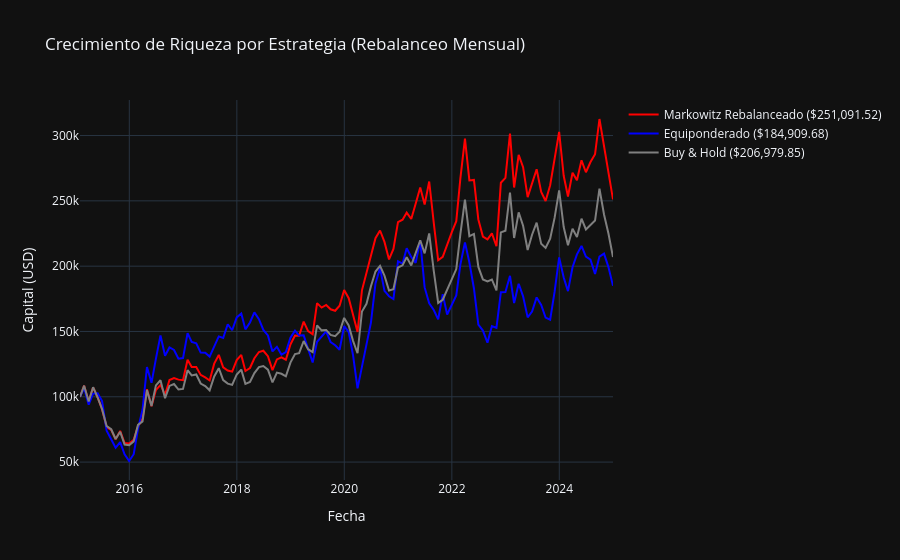
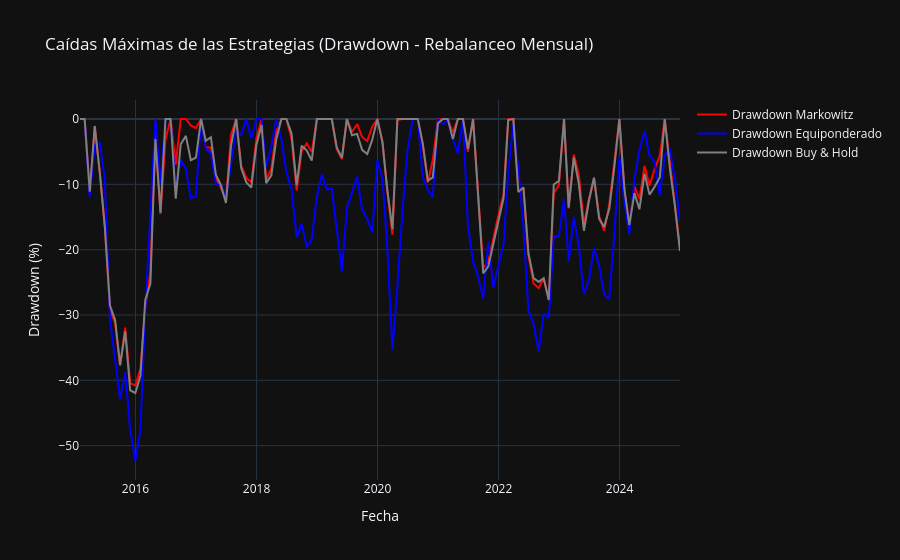

The notebook cell these images were saved under, in order:
### Markdown cell above
## 6. Simulación de Evolución de Riqueza y Drawdown

Ejecutamos un backtesting unificado de riqueza histórica de las tres estrategias:
- Markowitz Rebalanceado Mensual con costos de transacción (0.10%).
- Equiponderado Rebalanceado Mensual con costos de transacción (0.10%).
- Buy & Hold con pesos de Markowitz sin costos extras ni rebalanceos.

### Code cell
frecuencia_sel = "Mensual"
codigo_freq = "ME"
factor_anual = 12
LAMBDA_TC = 0.0010

precios_res = precios.resample(codigo_freq).last()
retornos_res = precios_res.pct_change().dropna()

# Motor unificado de backtesting (idéntico al de app.py / M4)
def backtest_estrategia(retornos_df, w_objetivo, capital_inicial, modo="buy_hold", lambda_tc=0.0):
    R = retornos_df.to_numpy(dtype=float)
    T_len = R.shape[0]
    w_obj = np.asarray(w_objetivo, dtype=float)
    riqueza = np.zeros(T_len + 1)
    riqueza[0] = capital_inicial
    w_actual = w_obj.copy()
    
    for t in range(T_len):
        ret = R[t]
        if modo == "rebalancear" and t > 0:
            delta = np.sum(np.abs(w_actual - w_obj))
            tc = lambda_tc * delta
            cap_post = riqueza[t] * (1 - tc)
            ret_port = float(np.dot(w_obj, ret))
            riqueza[t + 1] = cap_post * (1 + ret_port)
            w_actual = w_obj * (1 + ret) / (1 + ret_port)
        else: # buy_hold
            ret_port = float(np.dot(w_actual, ret))
            riqueza[t + 1] = riqueza[t] * (1 + ret_port)
            w_actual = w_actual * (1 + ret) / (1 + ret_port)
    return riqueza

riqueza_eq = backtest_estrategia(retornos_res, np.ones(N)/N, CAPITAL_INICIAL, "rebalancear", LAMBDA_TC)
riqueza_mk = backtest_estrategia(retornos_res, w_sharpe, CAPITAL_INICIAL, "rebalancear", LAMBDA_TC)
riqueza_bh = backtest_estrategia(retornos_res, w_sharpe, CAPITAL_INICIAL, "buy_hold", 0.0)

fechas_sim = [precios_res.index[0]] + list(retornos_res.index)

# Gráfico de Riqueza
fig_sim = go.Figure()
fig_sim.add_trace(go.Scatter(x=fechas_sim, y=riqueza_mk, mode='lines', name=f'Markowitz Rebalanceado (${riqueza_mk[-1]:,.2f})', line=dict(color='red')))
fig_sim.add_trace(go.Scatter(x=fechas_sim, y=riqueza_eq, mode='lines', name=f'Equiponderado (${riqueza_eq[-1]:,.2f})', line=dict(color='blue')))
fig_sim.add_trace(go.Scatter(x=fechas_sim, y=riqueza_bh, mode='lines', name=f'Buy & Hold (${riqueza_bh[-1]:,.2f})', line=dict(color='gray')))
fig_sim.update_layout(
    title=f'Crecimiento de Riqueza por Estrategia (Rebalanceo {frecuencia_sel})',
    xaxis_title='Fecha',
    yaxis_title='Capital (USD)',
    template='plotly_dark'
)
fig_sim.show()

# Calcular drawdowns históricos
def calcular_drawdown(riqueza_path):
    cum_max = np.maximum.accumulate(riqueza_path)
    with np.errstate(divide='ignore', invalid='ignore'):
        dd = (riqueza_path - cum_max) / cum_max
        dd = np.nan_to_num(dd, nan=0.0)
    return dd * 100

dd_mk = calcular_drawdown(riqueza_mk)
dd_eq = calcular_drawdown(riqueza_eq)
dd_bh = calcular_drawdown(riqueza_bh)

# Gráfico de Drawdown
fig_dd = go.Figure()
fig_dd.add_trace(go.Scatter(x=fechas_sim, y=dd_mk, mode='lines', name='Drawdown Markowitz', line=dict(color='red')))
fig_dd.add_trace(go.Scatter(x=fechas_sim, y=dd_eq, mode='lines', name='Drawdown Equiponderado', line=dict(color='blue')))
fig_dd.add_trace(go.Scatter(x=fechas_sim, y=dd_bh, mode='lines', name='Drawdown Buy & Hold', line=dict(color='gray')))
fig_dd.update_layout(
    title=f'Caídas Máximas de las Estrategias (Drawdown - Rebalanceo {frecuencia_sel})',
    xaxis_title='Fecha',
    yaxis_title='Drawdown (%)',
    template='plotly_dark',
    hovermode="x unified"
)
fig_dd.show()
